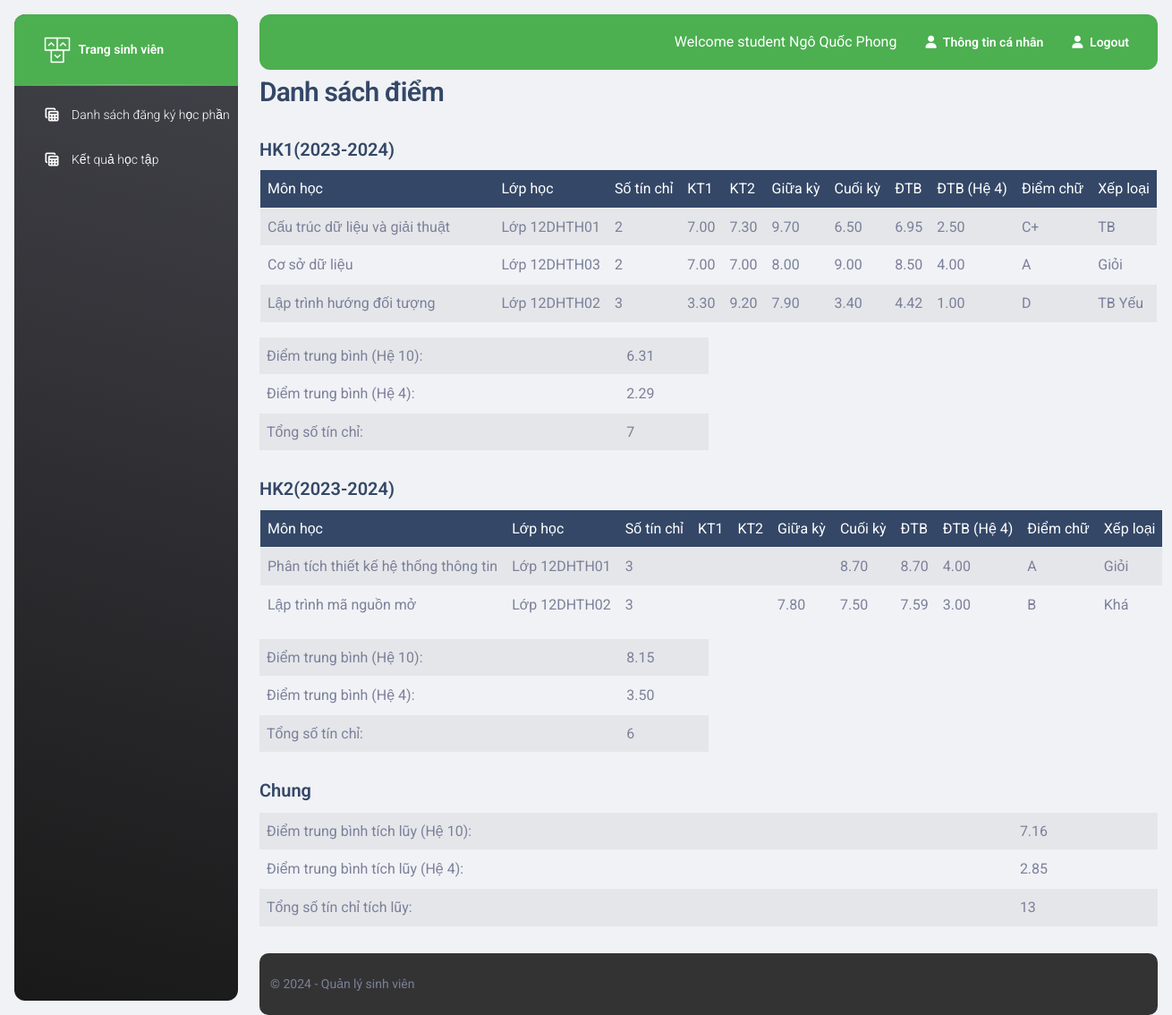
Page /qldiemsinhvien/student/score_index.php (signed in) on the committed database.
### tables this page shows
CREATE TABLE `semester` (
  `semester_id` int(10) NOT NULL,
  `semester_name` varchar(255) NOT NULL,
  `start` date NOT NULL DEFAULT current_timestamp(),
  `end` date NOT NULL DEFAULT current_timestamp()
);

CREATE TABLE `register` (
  `register_id` int(10) NOT NULL,
  `module_id` int(10) NOT NULL,
  `student_id` varchar(10) NOT NULL,
  `test1` double(8,2) DEFAULT NULL,
  `test2` double(8,2) DEFAULT NULL,
  `mid` double(8,2) DEFAULT NULL,
  `final` double(8,2) DEFAULT NULL,
  `avg10` double(8,2) DEFAULT NULL,
  `avg4` double(8,2) DEFAULT NULL,
  `avgchar` varchar(3) DEFAULT NULL,
  `xeploai` varchar(30) DEFAULT NULL
);

CREATE TABLE `subject` (
  `subject_id` int(10) NOT NULL,
  `subject_name` varchar(255) NOT NULL,
  `major_id` int(10) NOT NULL,
  `credit` int(11) NOT NULL
);

CREATE TABLE `class` (
  `class_id` int(10) NOT NULL,
  `class_name` varchar(255) NOT NULL
);

### qldiemsinhvien/class/Db.php (called while the page is built, shortened)
<?php
class Db {
    public static $conn = null;
    function __construct()
    {
        Db::$conn = new PDO('mysql:host=' . HOST . '; dbname=' . DB, U, P);
        Db::$conn->query('set names utf8');
    }
    function selectQuery($sql, $params=[]) {
        $stm = Db::$conn->prepare($sql);
        $stm->execute($params);
        return $stm->fetchAll(PDO::FETCH_OBJ);
    }
}

### qldiemsinhvien/class/semester.php (called while the page is built, shortened)
<?php
class semester extends Db {
    function all() {
        $sql = "select * from semester";
        return $this->selectQuery($sql);
    }
}

### qldiemsinhvien/class/score.php (called while the page is built, shortened)
<?php
class score extends Db {
    function all_bysem_student($id, $semester_id) {
        $sql = "select * from register, module, class, subject
                where register.module_id = module.module_id
                and module.subject_id = subject.subject_id
                and module.class_id = class.class_id
                and register.student_id = ?
                and module.semester_id = ?";
        return $this->selectQuery($sql, [$id, $semester_id]);
    }
}

### qldiemsinhvien/student/score_index.php (the view, shortened to what this page needs)
<?php
$semester = new semester();
$se_info = $semester->all();
?>
<?php include '../student/includes/header.php' ?>
<body class="g-sidenav-show  bg-gray-200">
<?php include '../student/includes/aside.php' ?>
<main class="main-content position-relative max-height-vh-100 h-100 border-radius-lg ">
<?php include '../student/includes/nav_top.php' ?>
<div class="container-fluid py-1 px-3">
    <h3>Danh sách điểm</h3>
    <?php
    $tl_tc = 0;
    $tl_score10 = 0;
    $tl_score4 = 0;
    foreach($se_info as $item1) {
        ?>
        <h5 style="margin-top: 30px"><?php echo $item1->semester_name ?></h5>
        <table border="1" id="table" class="table table-striped">
            <thead class="table-dark">
                <tr>
                    <td style="width: 30%">Môn học</td>
                    <td style="width: auto">Lớp học</td>
                    <td style="width: auto">Số tín chỉ</td>
                    <td style="width: auto">KT1</td>
                    <td style="width: auto">KT2</td>
                    <td style="width: auto">Giữa kỳ</td>
                    <td style="width: auto">Cuối kỳ</td>
                    <td style="width: auto">ĐTB</td>
                    <td style="width: auto">ĐTB (Hệ 4)</td>
                    <td style="width: auto">Điểm chữ</td>
                    <td style="width: auto">Xếp loại</td>
                </tr>
            </thead>
            <tbody>
                <?php
                $tc = 0;
                $score10 = 0;
                $score4 = 0;
                $score = new score();
                $data = $score->all_bysem_student($_SESSION['login'][1], $item1->semester_id);
                foreach($data as $item) {
                    ?>
                    <tr>
                        <td><?php echo $item->subject_name ?></td>
                        <td><?php echo $item->class_name ?></td>
                        <td><?php echo $item->credit ?></td>
                        <td><?php echo $item->test1 != '' ? number_format($item->test1, 2) : '' ?></td>
                        <td><?php echo $item->test2 != '' ? number_format($item->test2, 2) : '' ?></td>
                        <td><?php echo $item->mid != '' ? number_format($item->mid, 2) : '' ?></td>
                        <td><?php echo $item->final != '' ? number_format($item->final, 2) : '' ?></td>
                        <td><?php echo $item->avg10 != '' ? number_format($item->avg10, 2) : '' ?></td>
                        <td><?php echo $item->avg4 != '' ? number_format($item->avg4, 2) : '' ?></td>
                        <td><?php echo $item->avgchar ?></td>
                        <td><?php echo $item->xeploai ?></td>
                    </tr>
                    <?php
                    if($item->final != '') {
                        $tc += $item->credit;
                        $score10 += $item->avg10 * $item->credit;
                        $score4 += $item->avg4 * $item->credit;
                        $tl_tc += $item->credit;
                        $tl_score10 += $item->avg10 * $item->credit;
                        $tl_score4 += $item->avg4 * $item->credit;
                    }
                }
                ?>
            </tbody>
        </table>
        <div style="margin-top: 10px; width: 50%">
            <table class="table table-striped">
                <tr>
                    <td>Điểm trung bình (Hệ 10): </td>
                    <td>
                        <?php
                        if($tc != 0)
                            echo number_format($score10 / $tc, 2);
                        else
                            echo "0.00";
                        ?>
                    </td>
                </tr>
                <tr>
                    <td>Điểm trung bình (Hệ 4): </td>
                    <td>
                        <?php
                        if($tc != 0)
                            echo number_format($score4 / $tc, 2);
                        else
                            echo "0.00";
                        ?>
                    </td>
                </tr>
                <tr>
                    <td>Tổng số tín chỉ: </td>
                    <td>
                        <?php echo $tc ?>
                    </td>
                </tr>
            </table>
        </div>
        <?php
    }
    ?>
    <h5 style="margin-top: 30px">Chung</h5>
    <div style="margin-top: 10px; width: 100%">
        <table class="table table-striped">
            <tr>
                <td>Điểm trung bình tích lũy (Hệ 10): </td>
                <td>
                    <?php
                    if($tl_tc != 0)
                        echo number_format($tl_score10 / $tl_tc, 2);
                    else
                        echo "0.00";
                    ?>
                </td>
            </tr>
            <tr>
                <td>Điểm trung bình tích lũy (Hệ 4): </td>
                <td>
                    <?php
                    if($tl_tc != 0)
                        echo number_format($tl_score4 / $tl_tc, 2);
                    else
                        echo "0.00";
                    ?>
                </td>
            </tr>
            <tr>
                <td>Tổng số tín chỉ tích lũy: </td>
                <td>
                    <?php echo $tl_tc ?>
                </td>
            </tr>
        </table>
    </div>
</div>
<?php include '../student/includes/footer.php' ?>

### qldiemsinhvien/student/includes/header.php (style rules this page uses)
body { display: flex; flex-direction: column; min-height: 100vh; margin: 0; }
main { flex: 1; }

### rows in the picture
semester: semester_name "HK1(2023-2024)", tc "6.31", tc "2.29", tc "7"
register: subject.subject_name "Cấu trúc dữ liệu và giải thuật", class.class_name "Lớp 12DHTH01", subject.credit "2", test1 "7.00", test2 "7.30", mid "9.70", final "6.50", avg10 "6.95", avg4 "2.50", avgchar "C+", xeploai "TB"
register: subject.subject_name "Cơ sở dữ liệu", class.class_name "Lớp 12DHTH03", subject.credit "2", test1 "7.00", test2 "7.00", mid "8.00", final "9.00", avg10 "8.50", avg4 "4.00", avgchar "A", xeploai "Giỏi"
register: subject.subject_name "Lập trình hướng đối tượng", class.class_name "Lớp 12DHTH02", subject.credit "3", test1 "3.30", test2 "9.20", mid "7.90", final "3.40", avg10 "4.42", avg4 "1.00", avgchar "D", xeploai "TB Yếu"
semester: semester_name "HK2(2023-2024)", tc "8.15", tc "3.50", tc "6"
register: subject.subject_name "Phân tích thiết kế hệ thống thông tin", class.class_name "Lớp 12DHTH01", subject.credit "3", final "8.70", avg10 "8.70", avg4 "4.00", avgchar "A", xeploai "Giỏi"
register: subject.subject_name "Lập trình mã nguồn mở", class.class_name "Lớp 12DHTH02", subject.credit "3", mid "7.80", final "7.50", avg10 "7.59", avg4 "3.00", avgchar "B", xeploai "Khá"

### other values in the picture
$_SESSION['login'][2] "Ngô Quốc Phong"
$tl_score10 / $tl_tc "7.16"
$tl_score4 / $tl_tc "2.85"
$tl_tc "13"
